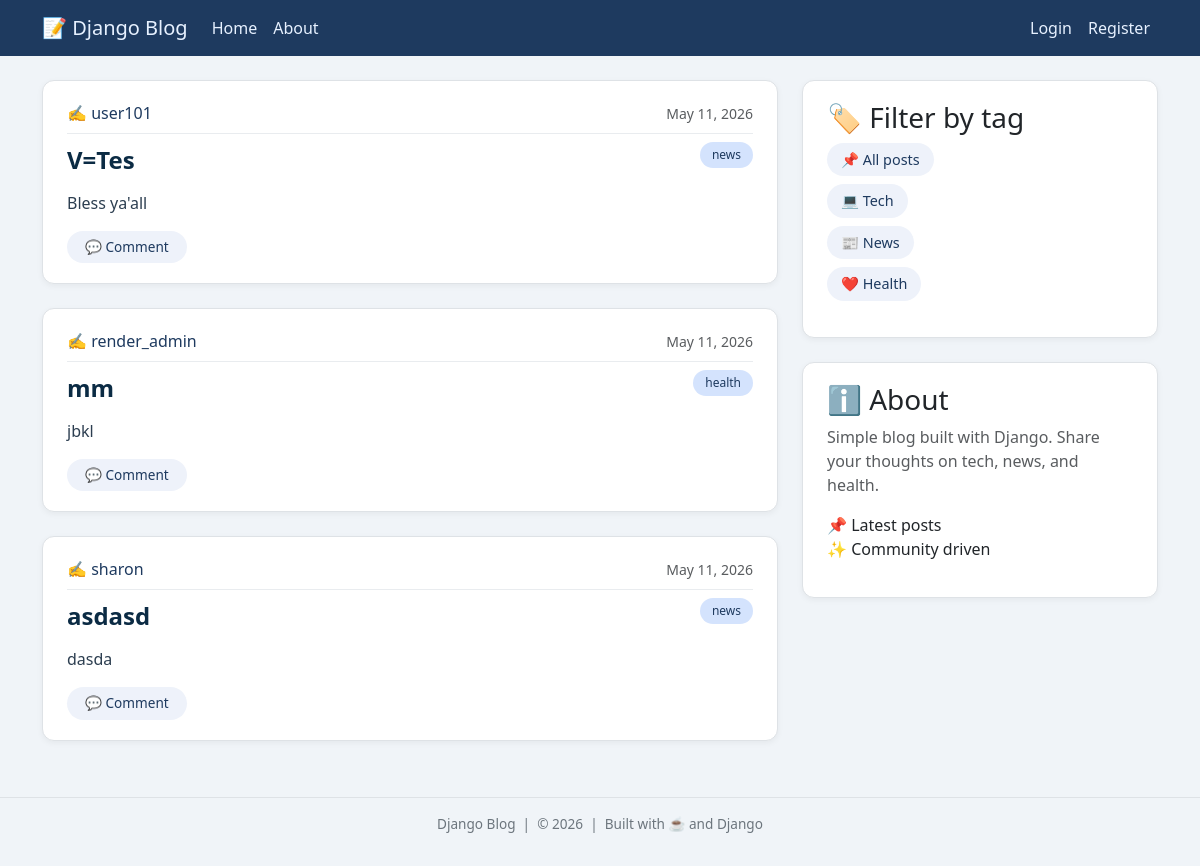
The page / on the database its author committed.
### feed/models.py (models this page shows, shortened)
class Posts(models.Model):
    choices = (('tech','tech'),('news','news'),('health','health')
    )
    title = models.CharField(max_length=50)
    content = models.TextField()
    date_posted = models.DateTimeField(auto_now_add=True)
    author = models.ForeignKey(User,on_delete=models.CASCADE)
    tag = models.CharField(max_length=100,choices=choices)

### feed/views.py (the view)
# urls.py: 2. Add a URL to urlpatterns:  path('', views.home, name='home')
def home(request):
    posts = Posts.objects.all()
    context = {'posts': posts}
    return render(request, 'feed/main.html', context)

### feed/templates/feed/main.html
{% extends "feed/base.html" %}
{% block content %}
    {% for post in posts %}
        <article class="media content-section">
            <div class="media-body">
                <div class="article-metadata">
                    <span>✍️ <a class="username" href="{% url 'my_posts' post.author.username %}">{{ post.author.username }}</a></span>
                    {% if post.date_posted %}
                        <small class="text-muted">{{ post.date_posted|date:"F d, Y" }}</small>
                    {% endif %}
                </div>
                <div class="d-flex justify-content-between align-items-start flex-wrap">
                    <h2 class="post-title">
                        <a href="{% url 'details' post.id %}">{{ post.title }}</a>
                    </h2>
                    {% if post.tag %}
                        <span class="tag-badge">{{ post.get_tag_display|default:post.tag }}</span>
                    {% endif %}
                </div>
                <p class="article-content">{{ post.content|truncatewords:40 }}</p>
                <div class="mt-2">
                    <a href="{% url 'details' post.id %}" class="btn-comment">💬 Comment</a>
                </div>
            </div>
        </article>
    {% empty %}
        <div class="content-section text-center">
            <p>No posts yet. Be the first to <a href="{% url 'new_posts' %}">create a post</a>!</p>
        </div>
    {% endfor %}
{% endblock content %}

### feed/templates/feed/base.html (style rules this page uses)
body { background: #f0f4f8; font-family: 'Segoe UI', Roboto, 'Helvetica Neue', sans-serif; }
.content-section { background: #ffffff; border-radius: 12px; box-shadow: 0 2px 6px rgba(0,0,0,0.05); padding: 1.25rem 1.5rem; margin-bottom: 1.5rem; border: 1px solid #dee2e6; }
.media.content-section { transition: transform 0.1s ease; }
.article-metadata { padding-bottom: 8px; margin-bottom: 8px; border-bottom: 1px solid #e9ecef; display: flex; justify-content: space-between; align-items: center; }
.username { font-weight: 500; color: #1e3a5f; text-decoration: none; }
.post-title { font-weight: 600; font-size: 1.5rem; margin: 0.25rem 0; }
.post-title a { color: #0b2b44; text-decoration: none; }
.tag-badge { background-color: #d4e3fd; padding: 4px 12px; border-radius: 30px; font-size: 0.75rem; font-weight: 500; color: #1e3a5f; display: inline-block; }
.article-content { color: #2c3e50; margin-top: 12px; line-height: 1.5; }
.btn-comment { background-color: #eef2fa; border: none; border-radius: 40px; padding: 6px 18px; font-size: 0.85rem; font-weight: 500; color: #1e3a5f; transition: background 0.2s; display: inline-block; text-decoration: none; }

### rows shown on the page
Posts: author.username "user101", date_posted "May 11, 2026", title "V=Tes", tag "news", content "Bless ya'all"
Posts: author.username "render_admin", date_posted "May 11, 2026", title "mm", tag "health", content "jbkl"
Posts: author.username "sharon", date_posted "May 11, 2026", title "asdasd", tag "news", content "dasda"
